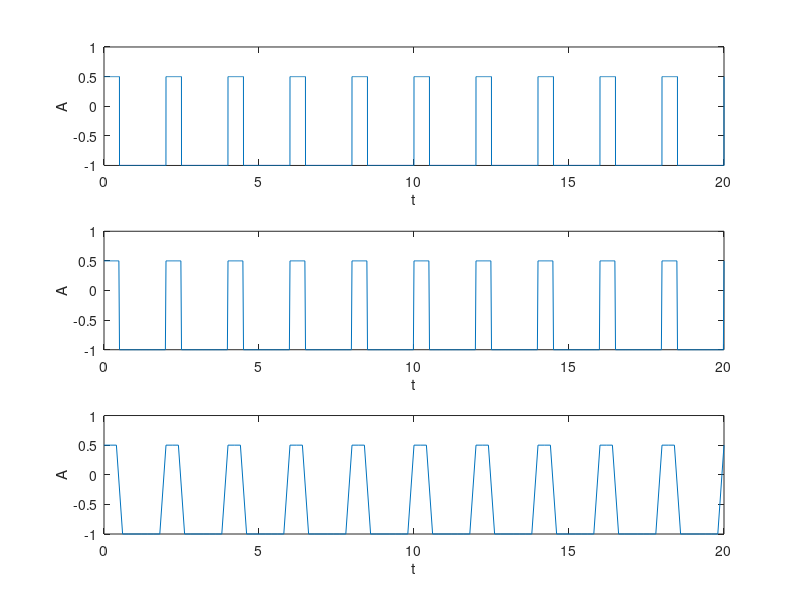

This chart was generated by the following MATLAB code:
T = 20;
T0 = 2;
F0 = 1 / T0;

%rezolutiile temporale
t1 = 0:0.002:20;
t2 = 0:0.02:20;
t3 = 0:0.2:20;

% generarea semnalelor
y1 = 0.75 * square(2 * pi * F0 * t1,25) - 0.25;
y2 = 0.75 * square(2 * pi * F0 * t2,25) - 0.25;
y3 = 0.75 * square(2 * pi * F0 * t3,25) - 0.25;

% afisarea semnalelor
figure(1);
    subplot(3,1,1);
        plot(t1,y1),ylabel('A'), xlabel('t');
    subplot(3,1,2);
        plot(t2,y2),ylabel('A'), xlabel('t');
    subplot(3,1,3);
        plot(t3,y3),ylabel('A'), xlabel('t');